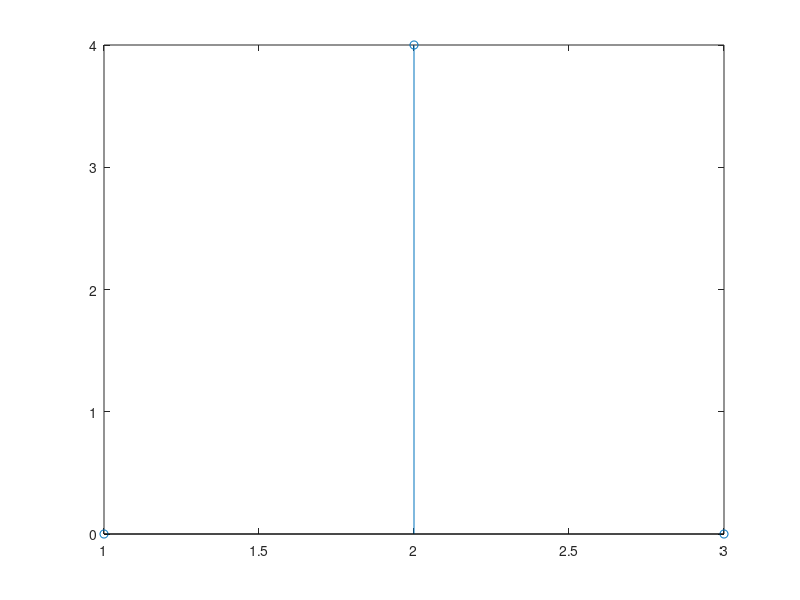

Reproduce this figure in MATLAB.
clc;
clear all;
close all;
xn = [2,2]
hn = [1,1,-1]
l1 = length(xn)
l2 = length(hn)
xx = max(l1, l2);
disp('Initializing array with zeros')
yn = zeros(1, xx)
disp('Displaying elements after Circular Convolution')
yn = cconv(xn, hn, xx)
stem(yn)
